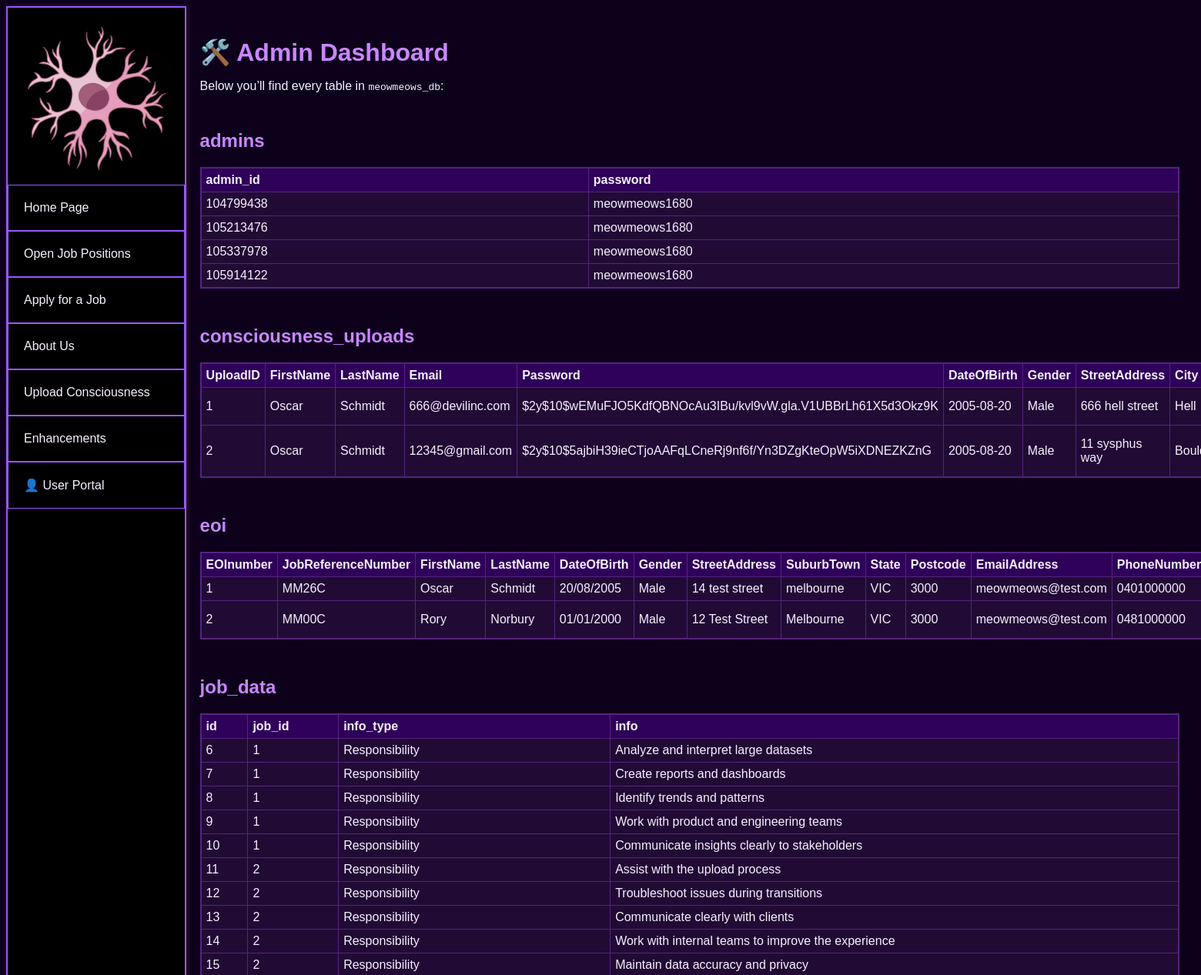
Page /admin_dashboard.php (signed in, upper part) on the earlier database version.
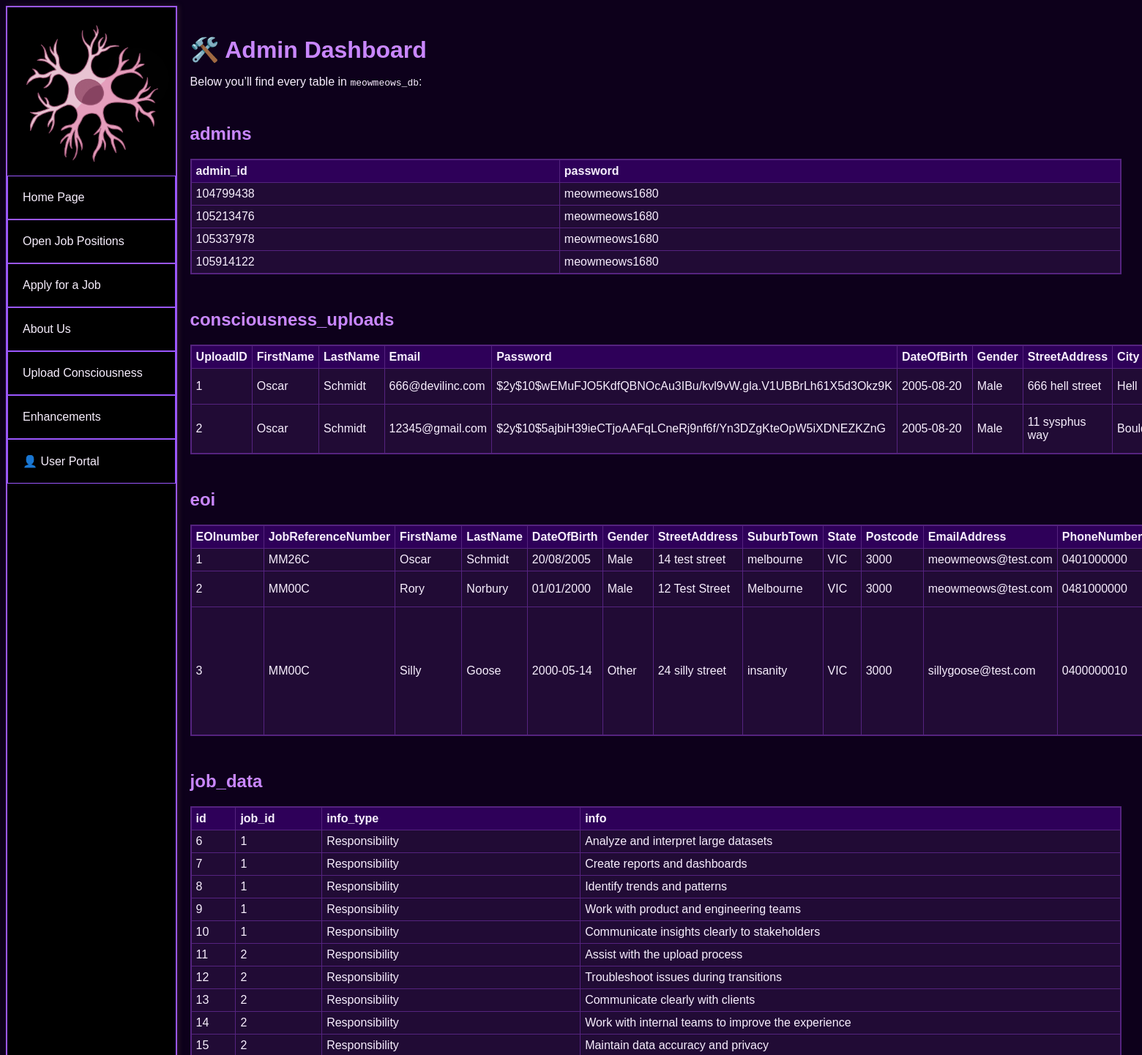
Same page on the later database version.
### tables this page shows
CREATE TABLE `consciousness_uploads` (
  `UploadID` int(11) NOT NULL,
  `FirstName` varchar(50) NOT NULL,
  `LastName` varchar(50) NOT NULL,
  `Email` varchar(255) NOT NULL,
  `Password` varchar(255) NOT NULL,
  `DateOfBirth` date NOT NULL,
  `Gender` enum('Male','Female','Other','Prefer not to say') NOT NULL,
  `StreetAddress` varchar(100) NOT NULL,
  `City` varchar(50) NOT NULL,
  `State` varchar(3) NOT NULL,
  `Postcode` varchar(4) NOT NULL,
  `Phone` varchar(15) NOT NULL,
  `EmergencyContact` varchar(100) DEFAULT NULL,
  `EmergencyPhone` varchar(15) DEFAULT NULL,
  `SubscriptionPlan` enum('Basic','Premium','Executive') DEFAULT 'Basic',
  `MedicalConditions` text DEFAULT NULL,
  `SpecialRequests` text DEFAULT NULL,
  `ConsciousnessConsent` tinyint(1) DEFAULT 0,
  `PhysicalConsent` tinyint(1) DEFAULT 0,
  `DataUseConsent` tinyint(1) DEFAULT 0,
  `TermsAccepted` tinyint(1) DEFAULT 0,
  `Status` enum('Pending','Processing','Uploaded','Failed') DEFAULT 'Pending',
  `UploadTimestamp` timestamp NOT NULL DEFAULT current_timestamp(),
  `LastLogin` timestamp NULL DEFAULT NULL,
  `UploadProgress` int(11) DEFAULT 0,
  `NeuralPathwaysTotal` int(11) DEFAULT 0,
  `NeuralPathwaysMapped` int(11) DEFAULT 0,
  `MemoryFragmentsTotal` int(11) DEFAULT 0,
  `MemoryFragmentsMapped` int(11) DEFAULT 0,
  `ServerLocation` varchar(100) DEFAULT '',
  `ConsciousnessIntegrity` int(11) DEFAULT 0,
  `DigitalStability` int(11) DEFAULT 0,
  `DigitalEnergy` int(11) DEFAULT 100,
  `TotalActiveTime` int(11) DEFAULT 0,
  `LastProgressUpdate` timestamp NOT NULL DEFAULT current_timestamp(),
  `DigitalPersonality` text DEFAULT NULL,
  `AchievementPoints` int(11) DEFAULT 0,
  `VirtualCredits` decimal(10,2) DEFAULT 100.00
);

CREATE TABLE `eoi` (
  `EOInumber` int(11) NOT NULL,
  `JobReferenceNumber` varchar(5) NOT NULL,
  `FirstName` varchar(20) NOT NULL,
  `LastName` varchar(20) NOT NULL,
  `DateOfBirth` varchar(10) NOT NULL,
  `Gender` varchar(20) NOT NULL,
  `StreetAddress` varchar(40) NOT NULL,
  `SuburbTown` varchar(40) NOT NULL,
  `State` varchar(3) NOT NULL,
  `Postcode` varchar(4) NOT NULL,
  `EmailAddress` varchar(255) NOT NULL,
  `PhoneNumber` varchar(12) NOT NULL,
  `Skill1` tinyint(1) DEFAULT 0,
  `Skill2` tinyint(1) DEFAULT 0,
  `Skill3` tinyint(1) DEFAULT 0,
  `OtherSkills` text DEFAULT NULL,
  `Status` enum('New','Current','Final') DEFAULT 'New',
  `ApplicationTimestamp` timestamp NOT NULL DEFAULT current_timestamp()
);

CREATE TABLE `job_data` (
  `id` int(11) NOT NULL,
  `job_id` int(11) NOT NULL,
  `info_type` enum('Responsibility','Essential_qualification','Preferable_qualification') NOT NULL,
  `info` text NOT NULL
);

### admin_dashboard.php (the view, shortened to what this page needs)
<?php
require_once 'settings.php';
$conn = mysqli_connect($host, $user, $pswd, $dbnm)
    or die("DB connection failed: " . mysqli_connect_error());
function render_table($result) {
    echo "<table class='admin-table'><tr>";
    $fields = mysqli_fetch_fields($result);
    foreach ($fields as $f) {
        echo "<th>" . htmlspecialchars($f->name) . "</th>";
    }
    echo "</tr>";
    while ($row = mysqli_fetch_assoc($result)) {
        echo "<tr>";
        foreach ($row as $cell) {
            echo "<td>" . htmlspecialchars($cell) . "</td>";
        }
        echo "</tr>";
    }
    echo "</table>";
}
$tables = [];
$res = mysqli_query($conn, "SHOW TABLES");
while ($r = mysqli_fetch_row($res)) {
    $tables[] = $r[0];
}
?>
<!DOCTYPE html>
<html lang="en">
<head>
  <link rel="stylesheet" href="styles/styles.css">
</head>
<body class="global_style manage_style">
  <?php include 'nav.inc'; ?>
  <div id="main-container" class="admin-dashboard">
    <h1>🛠️ Admin Dashboard</h1>
    <p>Below you’ll find every table in <code>meowmeows_db</code>:</p>
    <?php foreach ($tables as $table): ?>
      <h2><?= htmlspecialchars($table) ?></h2>
      <?php
        $q = mysqli_query($conn, "SELECT * FROM `$table`");
        render_table($q);
      ?>
    <?php endforeach; ?>
  </div>
  <?php include 'footer.inc'; ?>
</body>
</html>

Differences in the rows shown:
added eoi: EOInumber "3", JobReferenceNumber "MM00C", FirstName "Silly", LastName "Goose", DateOfBirth "2000-05-14", Gender "Other", StreetAddress "24 silly street", SuburbTown "insanity", State "VIC", Postcode "3000", EmailAddress "sillygoose@test.com", PhoneNumber "0400000010"
